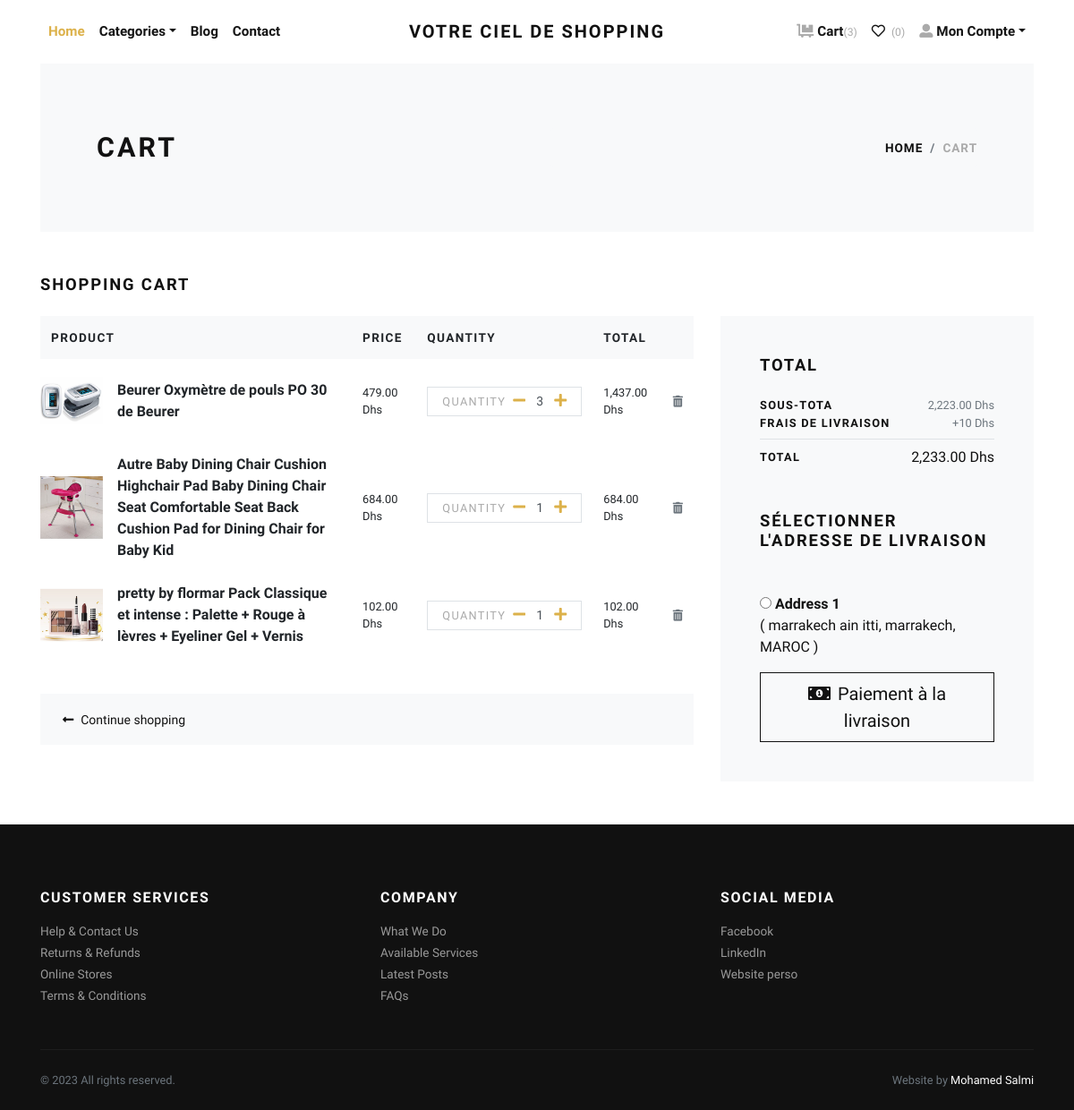
The app's page /cart/ (signed in) with its own data.
### store/models.py (models this page shows, shortened)
class Cart(models.Model):
    user = models.ForeignKey(User, verbose_name="User", on_delete=models.CASCADE)
    product = models.ForeignKey(Product, verbose_name="Product", on_delete=models.CASCADE)
    quantity = models.PositiveIntegerField(default=1, verbose_name="Quantity")
    created_at = models.DateTimeField(auto_now_add=True, verbose_name="Created Date")
    updated_at = models.DateTimeField(auto_now=True, verbose_name="Updated Date")
    @property
    def total_price(self):
        return self.quantity * self.product.price

class Product(models.Model):
    title = models.CharField(max_length=150, verbose_name="Product Title")
    slug = models.SlugField(max_length=160, verbose_name="Product Slug")
    detail_description = models.TextField(blank=True, null=True, verbose_name="Detail Description")
    product_image = models.ImageField(upload_to='product', blank=True, null=True, verbose_name="Product Image")
    price = models.DecimalField(max_digits=8, decimal_places=2)
    category = models.ForeignKey(Category, verbose_name="Product Categoy", on_delete=models.CASCADE)
    is_active = models.BooleanField(verbose_name="Is Active?")
    is_featured = models.BooleanField(verbose_name="Is Featured?")
    created_at = models.DateTimeField(auto_now_add=True, verbose_name="Created Date")
    updated_at = models.DateTimeField(auto_now=True, verbose_name="Updated Date")
    main_image = models.ForeignKey('Image', related_name='main_image', on_delete=models.SET_NULL, null=True, blank=True)
    class Meta:
        verbose_name_plural = 'Products'
        ordering = ('-created_at', )

class Address(models.Model):
    user = models.ForeignKey(User, verbose_name="User", on_delete=models.CASCADE)
    phone_number = models.CharField(max_length=15, verbose_name="telephone",blank=False,null=False)
    locality = models.CharField(max_length=150, verbose_name="Nearest Location")
    city = models.CharField(max_length=150, verbose_name="City")
    state = models.CharField(max_length=150, verbose_name="State",default="MAROC")

### store/views.py (the view)
# urls.py: path('cart/', views.cart, name="cart"),
@login_required
def cart(request):
    user = request.user
    cart_products = Cart.objects.filter(user=user)
    amount = decimal.Decimal(0)
    shipping_amount = decimal.Decimal(10)
    cp = [p for p in Cart.objects.all() if p.user==user]
    if cp:
        for p in cp:
            temp_amount = (p.quantity * p.product.price)
            amount += temp_amount
    addresses = Address.objects.filter(user=user)
    context = {
        'cart_products': cart_products,
        'amount': amount,
        'shipping_amount': shipping_amount,
        'total_amount': amount + shipping_amount,
        'addresses': addresses,
    }
    return render(request, 'store/cart.html', context)

### store/context_preprocessors.py (called while the page is built)
def store_menu(request):
    categories = Category.objects.filter(is_active=True)
    context = {
        'categories_menu': categories,
    }
    return context

def cart_menu(request):
    if request.user.is_authenticated:
        cart_items= Cart.objects.filter(user=request.user)
        context = {
            'cart_items': cart_items,
        }
    else:
        context = {}
    return context

### templates/store/cart.html (shortened to what this page needs)
{% extends 'base.html' %}
{% load static %}
{% load humanize %}
    {% block content %}
      <div class="container">
        <section class="py-5 bg-light">
          <div class="container">
            <div class="row px-4 px-lg-5 py-lg-4 align-items-center">
              <div class="col-lg-6">
                <h1 class="h2 text-uppercase mb-0">Cart</h1>
              </div>
              <div class="col-lg-6 text-lg-right">
                <nav aria-label="breadcrumb">
                  <ol class="breadcrumb justify-content-lg-end mb-0 px-0">
                    <li class="breadcrumb-item"><a href="index.html">Home</a></li>
                    <li class="breadcrumb-item active" aria-current="page">Cart</li>
                  </ol>
                </nav>
              </div>
            </div>
          </div>
        </section>
        {% if cart_products %}
        <section class="py-5">
          <h2 class="h5 text-uppercase mb-4">Shopping cart</h2>
          <div class="row">
            <div class="col-lg-8 mb-4 mb-lg-0">
              <div class="table-responsive mb-4">
                <table class="table">
                  <thead class="bg-light">
                    <tr>
                      <th class="border-0" scope="col"> <strong class="text-small text-uppercase">Product</strong></th>
                      <th class="border-0" scope="col"> <strong class="text-small text-uppercase">Price</strong></th>
                      <th class="border-0" scope="col"> <strong class="text-small text-uppercase">Quantity</strong></th>
                      <th class="border-0" scope="col"> <strong class="text-small text-uppercase">Total</strong></th>
                      <th class="border-0" scope="col"> </th>
                    </tr>
                  </thead>
                  <tbody>
                    {% for cart_product in cart_products %}
                    <tr>
                      <th class="pl-0 border-0" scope="row">
                        <div class="media align-items-center">
                          {% if cart_product.product.product_image %}
                            <a class="reset-anchor d-block animsition-link" href="{% url 'store:product-detail' cart_product.product.slug %}"><img src="{{cart_product.product.product_image.url}}" alt="{{cart_product.product.title}}" width="70"/></a>
                          {% else %}
                            <a class="reset-anchor d-block animsition-link" href="{% url 'store:product-detail' cart_product.product.slug %}"><img src="{% static 'img/product-detail-3.jpg' %}" alt="{{cart_product.product.title}}" width="70"/></a>
                          {% endif %}
                          <div class="media-body ml-3"><strong class="h6"><a class="reset-anchor animsition-link" href="{% url 'store:product-detail' cart_product.product.slug %}">{{cart_product.product.title}}</a></strong></div>
                        </div>
                      </th>
                      <td class="align-middle border-0">
                        <p class="mb-0 small">{{cart_product.product.price}} Dhs</p>
                      </td>
                      <td class="align-middle border-0">
                        <div class="border d-flex align-items-center justify-content-between px-3"><span class="small text-uppercase text-gray headings-font-family">Quantity</span>
                          <div class="quantity">
                            <a href="{% url 'store:minus-cart' cart_product.id %}" class="dec-btn p-0 ml-2"><i class="fas fa-minus"></i></a>
                            <input class="form-control form-control-sm border-0 shadow-0 p-0" type="text" value="{{cart_product.quantity}}"/>
                            <a href="{% url 'store:plus-cart' cart_product.id %}" class="inc-btn p-0"><i class="fas fa-plus"></i></a>
                          </div>
                        </div>
                      </td>
                      <td class="align-middle border-0">
                        <p class="mb-0 small">{{cart_product.total_price|intcomma}} Dhs</p>
                      </td>
                      <td class="align-middle border-0"><a class="reset-anchor" href="{% url 'store:remove-cart' cart_product.id %}"><i class="fas fa-trash-alt small text-muted"></i></a></td>
                    </tr>
                    {% endfor %}
                  </tbody>
                </table>
              </div>
              <div class="bg-light px-4 py-3">
                <div class="row align-items-center text-center">
                  <div class="col-md-6 mb-3 mb-md-0 text-md-left"><a class="btn btn-link p-0 text-dark btn-sm" href="{% url 'store:home' %}"><i class="fas fa-long-arrow-alt-left mr-2"> </i>Continue shopping</a></div>
                </div>
              </div>
            </div>
            <div class="col-lg-4">
              <div class="card border-0 rounded-0 p-lg-4 bg-light">
                <div class="card-body">
                  <h5 class="text-uppercase mb-4">total</h5>
                  <ul class="list-unstyled mb-0">
                    <li class="d-flex align-items-center justify-content-between"><strong class="text-uppercase small font-weight-bold">Sous-tota</strong><span class="text-muted small">{{amount|intcomma}} Dhs</span></li>
                    <li class="d-flex align-items-center justify-content-between"><strong class="text-uppercase small font-weight-bold">Frais de livraison</strong><span class="text-muted small">+{{shipping_amount}} Dhs</span></li>
                    <li class="border-bottom my-2"></li>
                    <li class="d-flex align-items-center justify-content-between mb-4"><strong class="text-uppercase small font-weight-bold">Total</strong><span>{{total_amount|intcomma}} Dhs</span></li>
                  </ul>
                  <h5 class="text-uppercase my-5">Sélectionner l'adresse de livraison</h5>
                  <form action="{% url 'store:checkout' %}" id="myform">
                    {% if addresses %}
                      {% for address in addresses %}
                        <div class="mb-3">
                        <input type="radio" name="address" value="{{address.id}}"> <strong>Address {{forloop.counter}}</strong> <br>
                        ( {{address.locality}}, {{address.city}}, {{address.state}} )
                        </div>
                      {% endfor %}
                    {% endif %}
                    <button type="submit" class="btn btn-dark btn-lg btn-outline-dark" type="submit"> <i class="fas fa-money-bill-alt mr-2"></i>Paiement à la livraison</button>
                  </form>
                </div>
              </div>
            </div>
          </div>
        </section>
        {% else %}
          <div class="text-center py-5">
            <h3 class="mb-3">Votre panier est vide.</h3>
            <a href="{% url 'store:home' %}"><i class="fas fa-long-arrow-alt-left mr-2"> </i>Continuer les achats</a>
          </div>
        {% endif %}
      </div>
      {% endblock content %}

### jewelryshop/static/css/style.default.css (style rules this page uses)
.text-small { font-size: 0.85rem !important; }
.text-gray { color: #aaa !important; }
strong { font-weight: 700; }
.quantity { display: -ms-flexbox; display: flex; -ms-flex-align: center; align-items: center; font-family: inherit; }
.quantity input { width: 2rem; text-align: center; }
.text-uppercase { text-transform: uppercase; letter-spacing: 0.1em; }
.border { border: 1px solid #dee2e6 !important; }
.shadow-0 { box-shadow: none !important; }
.reset-anchor { color: inherit; transition: all 0.3s; }
.headings-font-family { font-family: inherit !important; }
.btn { font-weight: 400; border: 1px solid transparent; font-family: inherit; padding: 0.375rem 1.5rem; font-size: 1rem; line-height: 1.5; border-radius: 0; transition: color 0.15s ease-in-out, background-color 0.15s ease-in-out, border-color 0.15s ease-in-out, box-shadow 0.15s ease-in-out; }
.btn-link { font-weight: 400; color: #dcb14a; }
.btn-dark { color: #fff; background-color: #111111; border-color: #111111; }
.btn-outline-dark { color: #111111; background-color: transparent; background-image: none; border-color: #111111; }
.btn-lg { padding: 0.5rem 1rem; font-size: 1.25rem; line-height: 1.5; border-radius: 0; }
.btn-sm { padding: 0.375rem 0.75rem; font-size: 0.875rem; line-height: 1.5; border-radius: 0; }
body { font-family: "Libre Franklin", sans-serif; font-size: 1rem; font-weight: 400; line-height: 1.5; color: #111111; background-color: #fff; }
a { color: #dcb14a; text-decoration: none; }
h1, h2, h3, h4, h5, h6, .h1, .h2, .h3, .h4, .h5, .h6 { margin-bottom: 0.5rem; font-family: inherit; font-weight: 900; line-height: 1.2; color: inherit; }
h1, .h1 { font-size: 2.2rem; }
h2, .h2 { font-size: 1.9rem; }
h5, .h5 { font-size: 1.15rem; }
h6, .h6 { font-size: 1rem; }
small, .small { font-size: 80%; font-weight: 400; }
.bg-light { background-color: #f8f9fa !important; }
.text-dark { color: #111111 !important; }
.form-control { padding: 0.375rem 0.75rem; font-size: 1rem; line-height: 1.5; color: #495057; background-color: #fff; border: 1px solid #ced4da; border-radius: 0; transition: border-color 0.15s ease-in-out, box-shadow 0.15s ease-in-out; }
.form-control::placeholder { color: #adb5bd; font-size: 0.85rem; font-weight: 400; }
.form-control-sm { padding: 0.25rem 0.5rem; font-size: 0.875rem; line-height: 1.5; border-radius: 0; }
.card { background-color: #fff; border: 1px solid rgba(17, 17, 17, 0.125); border-radius: 0; }
.card-body { padding: 1.25rem; }
.breadcrumb { background: #f8f9fa; }
.breadcrumb-item { font-size: 0.85rem; text-transform: uppercase; letter-spacing: 0.07em; font-weight: 900; color: #111111; }
.breadcrumb-item a { color: inherit; transition: all 0.3s; }
.breadcrumb-item.active { color: #aaa; }

### records on screen
Cart: product.product_image (picture), product "Beurer Oxymètre de pouls PO 30 de Beurer", product.price "479.00", quantity "3", total_price "1,437.00"
Cart: product.product_image (picture), product "Autre Baby Dining Chair Cushion Highchair Pad Baby Dining Chair Seat Comfortable Seat Back Cushion Pad for Dining Chair for Baby Kid", product.price "684.00", quantity "1", total_price "684.00"
Cart: product.product_image (picture), product "pretty by flormar Pack Classique et intense : Palette + Rouge à lèvres + Eyeliner Gel + Vernis", product.price "102.00", quantity "1", total_price "102.00"
Address: locality "marrakech ain itti", city "marrakech", state "MAROC"

### other values on screen
{{ cart_items.count }} "3"
{{ amount|intcomma }} "2,223.00"
{{ shipping_amount }} "10"
{{ total_amount|intcomma }} "2,233.00"
